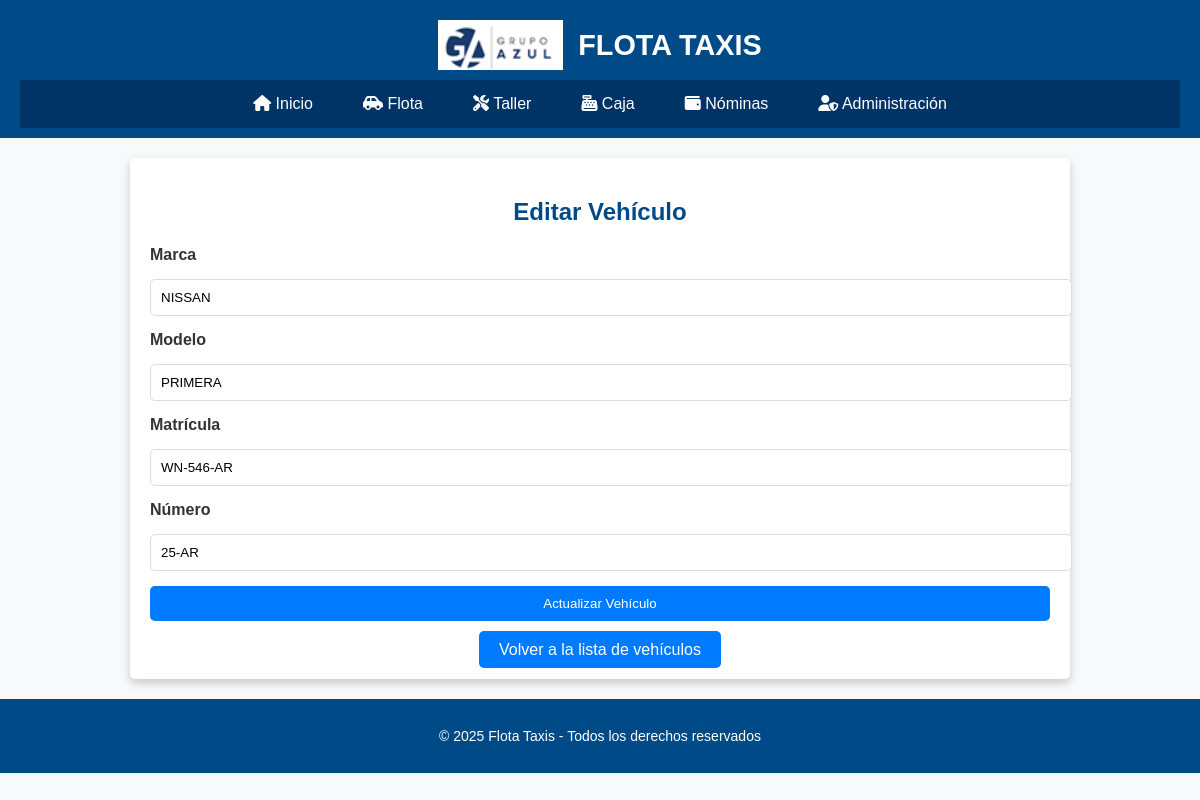
The app's page /modules/vehiculos/editar_vehiculo.php?id=15 with its own data.
### tables this page shows
CREATE TABLE `vehiculos` (
  `id` int(11) NOT NULL,
  `marca` varchar(50) NOT NULL,
  `modelo` varchar(50) NOT NULL,
  `matricula` varchar(20) NOT NULL,
  `numero` varchar(20) NOT NULL,
  `km_actual` int(10) UNSIGNED NOT NULL DEFAULT 0,
  `km_aceite` int(10) UNSIGNED NOT NULL DEFAULT 0,
  `km_inicial` int(10) UNSIGNED NOT NULL DEFAULT 0,
  `imagen1` varchar(255) DEFAULT NULL,
  `imagen2` varchar(255) DEFAULT NULL,
  `imagen3` varchar(255) DEFAULT NULL,
  `imagen4` varchar(255) DEFAULT NULL,
  `fecha` date DEFAULT NULL,
  `year` year(4) DEFAULT NULL
);

### modules/vehiculos/editar_vehiculo.php (the view, shortened to what this page needs)
<?php
include '../../layout/header.php';
require '../../config/database.php';
$vehiculo_id = $_GET['id'];
$stmt = $pdo->prepare("SELECT * FROM vehiculos WHERE id = ?");
$stmt->execute([$vehiculo_id]);
$vehiculo = $stmt->fetch();
?>
<div class="container">
    <h2>Editar Vehículo</h2>
    <form method="POST" action="">
        <label for="marca">Marca</label>
        <input type="text" id="marca" name="marca" value="<?= htmlspecialchars($vehiculo['marca']) ?>" required>
        <label for="modelo">Modelo</label>
        <input type="text" id="modelo" name="modelo" value="<?= htmlspecialchars($vehiculo['modelo']) ?>" required>
        <label for="matricula">Matrícula</label>
        <input type="text" id="matricula" name="matricula" value="<?= htmlspecialchars($vehiculo['matricula']) ?>" required>
        <label for="numero">Número</label>
        <input type="text" id="numero" name="numero" value="<?= htmlspecialchars($vehiculo['numero']) ?>" required>
        <button type="submit">Actualizar Vehículo</button>
    </form>
    <div style="text-align: center; margin-top: 20px;">
        <a href="vehiculos.php" style="background: #007bff; color: white; padding: 10px 20px; text-decoration: none; border-radius: 5px;">
            Volver a la lista de vehículos
        </a>
    </div>
</div>
<?php include '../../layout/footer.php'; ?>

### styles/styles.css (style rules this page uses)
body { font-family: Arial, sans-serif; margin: 0; padding: 0; background-color: #f8f9fa; color: #333; }

### modules/vehiculos/editar_vehiculo.php (style rules this page uses)
.container { max-width: 900px; margin: 20px auto; padding: 20px; background: white; border-radius: 5px; box-shadow: 0px 4px 10px rgba(0, 0, 0, 0.2); }
h2 { text-align: center; color: #004b87; margin-bottom: 20px; }
form { display: grid; gap: 15px; }
label { font-weight: bold; }
input[type="text"] { width: 100%; padding: 10px; border: 1px solid #ddd; border-radius: 5px; }
button { padding: 10px 20px; background: #007bff; color: white; border: none; border-radius: 5px; cursor: pointer; }

### records on screen
vehiculos: marca "NISSAN", modelo "PRIMERA", matricula "WN-546-AR", numero "25-AR"
